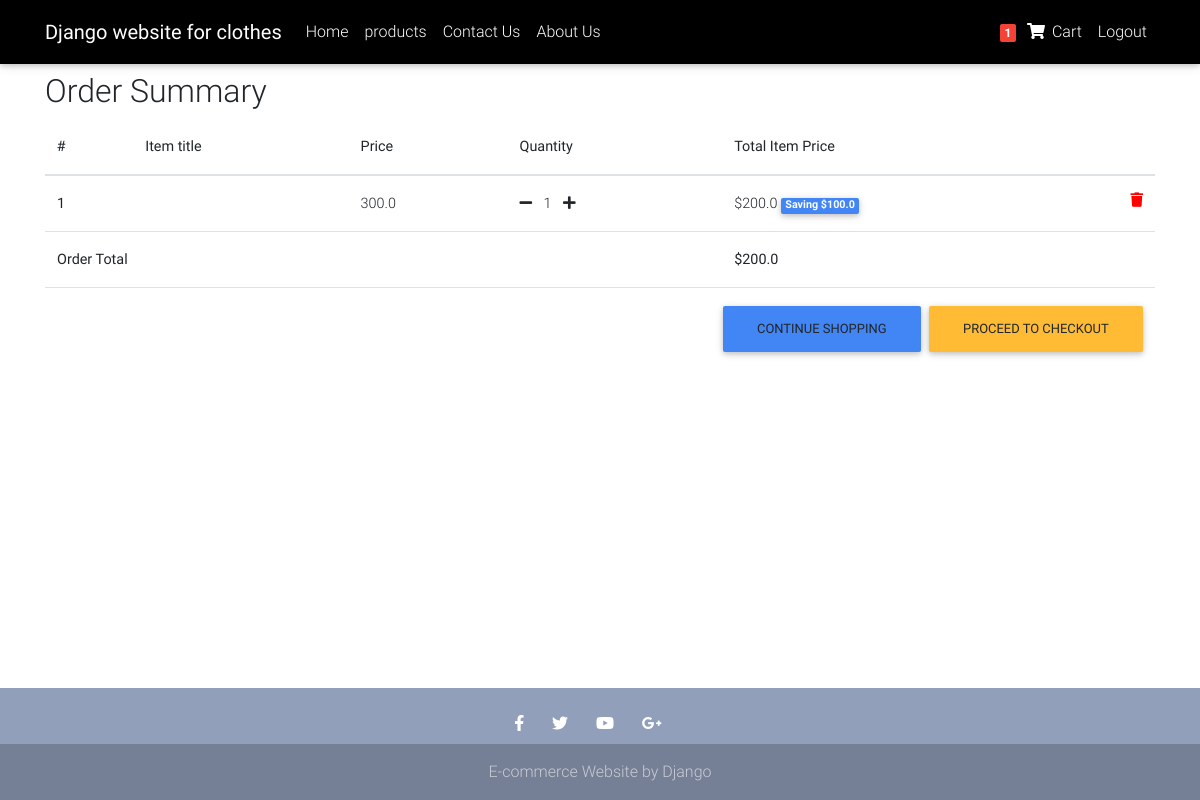
The app's page /order-summary/ (signed in) with its own data.
### myapp/models.py (models this page shows, shortened)
class Order(models.Model):
    user = models.ForeignKey(settings.AUTH_USER_MODEL,
                             on_delete=models.CASCADE)
    ref_code = models.CharField(max_length=20, blank=True, null=True)
    items = models.ManyToManyField(OrderItem)
    start_date = models.DateTimeField(auto_now_add=True)
    ordered_date = models.DateTimeField()
    ordered = models.BooleanField(default=False)
    shipping_address = models.ForeignKey(
        'Address', related_name='shipping_address', on_delete=models.SET_NULL, blank=True, null=True)
    billing_address = models.ForeignKey(
        'Address', related_name='billing_address', on_delete=models.SET_NULL, blank=True, null=True)
    payment = models.ForeignKey('Payment', on_delete=models.SET_NULL, blank=True, null=True)
    coupon = models.ForeignKey('Coupon', on_delete=models.SET_NULL, blank=True, null=True)
    being_delivered = models.BooleanField(default=False)
    received = models.BooleanField(default=False)
    refund_requested = models.BooleanField(default=False)
    refund_granted = models.BooleanField(default=False)
    def get_total(self):
        total = 0
        for order_item in self.items.all():
            total += order_item.get_final_price()
        return total

class OrderItem(models.Model):
    user = models.ForeignKey(settings.AUTH_USER_MODEL,
                             on_delete=models.CASCADE)
    ordered = models.BooleanField(default=False)
    item = models.ForeignKey(Item, on_delete=models.CASCADE)
    quantity = models.IntegerField(default=1)
    def get_total_item_price(self):
        return self.quantity * self.item.price
    def get_total_discount_item_price(self):
        return self.quantity * self.item.discount_price
    def get_amount_saved(self):
        return self.get_total_item_price() - self.get_total_discount_item_price()
    def get_final_price(self):
        if self.item.discount_price:
            return self.get_total_discount_item_price()
        return self.get_total_item_price()

class Item(models.Model):
    title = models.CharField(max_length=100)
    price = models.FloatField()
    discount_price = models.FloatField(blank=True, null=True)
    category = models.CharField(choices=CATEGORY_CHOICES, max_length=2)
    label = models.CharField(choices=LABEL_CHOICES, max_length=1)
    slug = models.SlugField()
    description = models.TextField()
    image = models.ImageField()

### myapp/views.py (the view)
# urls.py: path('order-summary/', OrderSummaryView.as_view(), name='order-summary'),
class OrderSummaryView(LoginRequiredMixin, View):
    def get(self, *args, **kwargs):
        try:
            order = Order.objects.get(user=self.request.user, ordered=False)
            context = {
                'object': order
            }
            return render(self.request, 'order_summary.html', context)
        except ObjectDoesNotExist:
            messages.warning(self.request, "You do not have an active order")
            return redirect("/")

### myapp/templatetags/cart_template_tags.py (called while the page is built)
@register.filter
def cart_item_count(user):
    if user.is_authenticated:
        qs = Order.objects.filter(user=user, ordered=False)
        if qs.exists():
            return qs[0].items.count()
    return 0

### myapp/templates/order_summary.html (shortened to what this page needs)
{% extends "base.html" %}
{% block content %}
  <main>
    <div class="container">
    <div class="table-responsive text-nowrap">
    <h2>Order Summary</h2>
    <table class="table">
        <thead>
        <tr>
            <th scope="col">#</th>
            <th scope="col">Item title</th>
            <th scope="col">Price</th>
            <th scope="col">Quantity</th>
            <th scope="col">Total Item Price</th>
        </tr>
        </thead>
        <tbody>
        {% for order_item in object.items.all %}
        <tr>
            <th scope="row">{{ forloop.counter }}</th>
            <td>{{ items.title }}</td>
            <td>{{ order_item.item.price }}</td>
            <td>
                <a href="{% url 'myapp:remove-single-item-from-cart' order_item.item.slug %}"><i class="fas fa-minus mr-2"></i></a>
                {{ order_item.quantity }}
                <a href="{% url 'myapp:add-to-cart' order_item.item.slug %}"><i class="fas fa-plus ml-2"></i></a>
            </td>
            <td>
            {% if order_item.item.discount_price %}
                ${{ order_item.get_total_discount_item_price }}
                <span class="badge badge-primary">Saving ${{ order_item.get_amount_saved }}</span>
            {% else %}
                ${{ order_item.get_total_item_price }}
            {% endif %}
            <a style='color: red;' href="{% url 'myapp:remove-from-cart' order_item.item.slug %}">
                <i class="fas fa-trash float-right"></i>
            </a>
            </td>
        </tr>
        {% endfor %}
        {% if object.get_total %}
        <tr>
            <td colspan="4"><b>Order Total</b></td>
            <td><b>${{ object.get_total }}</b></td>
        </tr>
        <tr>
            <td colspan="5">
            <a class='btn btn-warning float-right ml-2' href='/checkout'>Proceed to checkout</a>
            <a class='btn btn-primary float-right' href='/allproducts'>Continue shopping</a>
            </td>
        </tr>
        {% endif %}
        </tbody>
    </table>
    </div>
    </div>
  </main>
{% endblock content %}

### myapp/templates/navbar.html (shortened to what this page needs)
{% load cart_template_tags %}
<nav class="navbar fixed-top navbar-expand-lg navbar-light black scrolling-navbar">
    <div class="container">
      <a class="navbar-brand waves-effect" href="/">
        <strong class="white-text">Django website for clothes</strong>
      </a>
      <div class="collapse navbar-collapse" id="navbarSupportedContent">
        <ul class="navbar-nav mr-auto" >
           <li class="nav-item">
            <a class="nav-link waves-effect" href="/">Home
            </a>
          </li>
          <li class="nav-item">
            <a class="nav-link waves-effect" href="/allproducts">
            products</a>
          </li>
          <li class="nav-item">
            <a class="nav-link waves-effect" href="/contactus">
            Contact Us</a>
          </li>
          <li class="nav-item">
            <a class="nav-link waves-effect" href="/aboutus">
            About Us</a>
          </li>
        </ul>
        <ul class="navbar-nav nav-flex-icons">
          {% if request.user.is_authenticated %}
          <li class="nav-item">
            <a href="{% url 'myapp:order-summary'%}" class="nav-link waves-effect">
              <span class="badge red z-depth-1 mr-1"> {{ request.user|cart_item_count }} </span>
              <i class="fas fa-shopping-cart"></i>
              <span class="clearfix d-none d-sm-inline-block"> Cart </span>
            </a>
          </li>
          <li class="nav-item">
            <a class="nav-link waves-effect" href="{% url 'account_logout' %}">
              <span class="clearfix d-none d-sm-inline-block"> Logout </span>
            </a>
          </li>
          {% endif %}
        </ul>
      </div>
    </div>
  </nav>

### myapp/templates/base.html (style rules this page uses)
body { min-height: 100vh; display: flex; flex-direction: column; }
.navbar .nav-link { color: #fff !important; }

### records on screen
OrderItem: item.price "300.0", quantity "1", get_total_discount_item_price "200.0", get_amount_saved "100.0"
Order: get_total "200.0"

### other values on screen
{{ request.user|cart_item_count }} "1"
